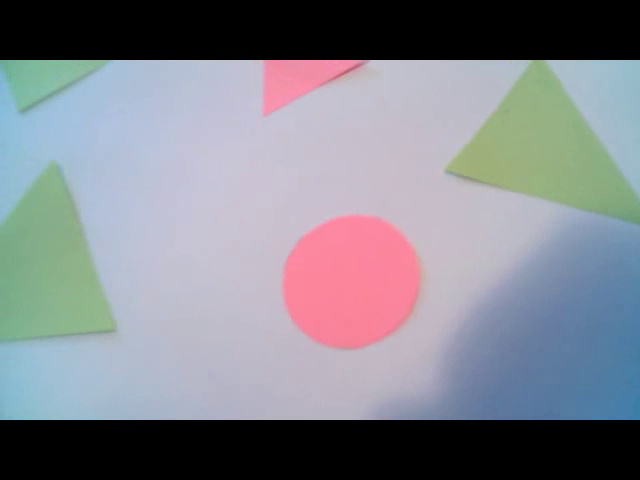
#> input picture frame 57 of week_1/input_video.avi, 640 x 480 px
$ python main.py
#> lines starting #> are read from the running program, lines starting #| are printed output that depends on the picture; after the words box and inside, x2 and y2 are one past the last pixel; in counts of white or black regions, pixels touching at a corner belong together
import cv2
import numpy as np


def main():

    input_video = 'input_video.avi'
    cap = cv2.VideoCapture(input_video)

    frame_count = 0
    ret, frame = cap.read()  # ret - bool==True, while frame is correct
#> frame is the input picture: shape (480, 640, 3); mean B, G, R 139.4, 131.2, 129.1
    key = None

    # Variables for text

    font = cv2.FONT_HERSHEY_SIMPLEX
    font_size = 0.4
    color_black = (0, 0, 0)

    # Variables for output video

    frame_shape = frame.shape
#> frame_shape = (480, 640, 3)
    frame_height = frame_shape[0]
#> frame_height = 480
    frame_width = frame_shape[1]
#> frame_width = 640

    fourcc = cv2.VideoWriter_fourcc(*'MJPG')

    output_video = cv2.VideoWriter('output_video.avi', fourcc, 20.0, (frame_width * 2, frame_height), 0)

    while ret:

        # different color models

        hsv = cv2.cvtColor(frame, cv2.COLOR_BGR2HSV)
#> hsv: shape (480, 640, 3); mean H, S, V 87.9, 42.6, 148.7
        luv = cv2.cvtColor(frame, cv2.COLOR_BGR2LUV)
#> luv: shape (480, 640, 3); mean of channels 0, 1, 2 137.1, 96.1, 129.8

        gray_frame = cv2.cvtColor(frame, cv2.COLOR_BGR2GRAY)
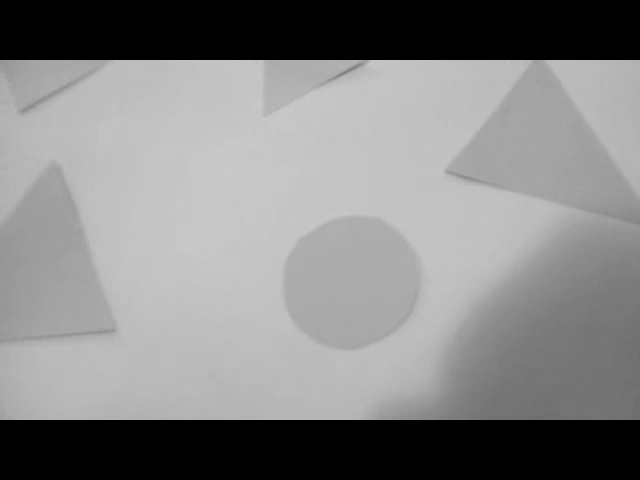
#> gray_frame: shape (480, 640); min 0, max 202, mean 131.5

        # mask for pink objects

        l_p = np.array([125, 60, 153])
        u_p = np.array([220, 210, 255])

        # mask for green objects

        l_g = np.array([(31, 32, 22)])
        u_g = np.array([65, 255, 255])

        # mask for yellow objects

        l_y = np.array([20, 45, 90])
        u_y = np.array([84, 255, 255])

        # mask for black objects

        l_b = np.array([5,5,5])
        u_b = np.array([180,255,45])

        # filters for masks

        mask_p_hsv = cv2.inRange(hsv, l_p, u_p)
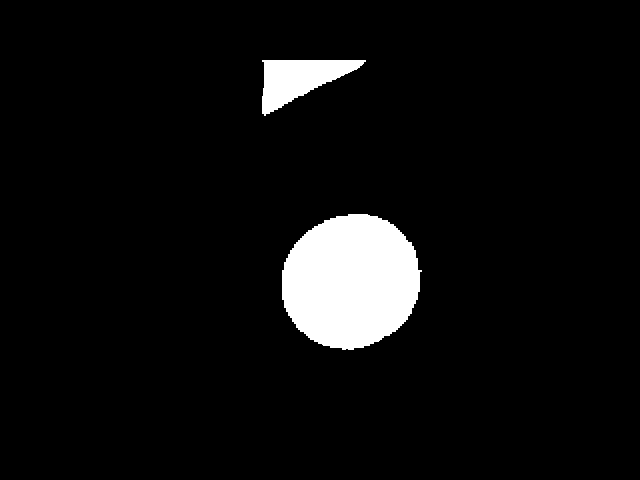
#> mask_p_hsv: shape (480, 640); 5.8% white; 2 white regions, box (x1, y1, x2, y2) and area: (282, 214, 422, 350) 14732, (262, 60, 366, 116) 3050
        mask_g_hsv = cv2.inRange(hsv, l_g, u_g)
#> mask_g_hsv: shape (480, 640); 7.8% white; 4 white regions (1 under 20 px), largest, box (x1, y1, x2, y2) and area: (446, 60, 640, 218) 14821, (16, 168, 114, 334) 9036, (26, 292, 28, 304) 24
        mask_y_hsv = cv2.inRange(hsv, l_y, u_y)
#> mask_y_hsv: shape (480, 640); 10.1% white; 3 white regions, box (x1, y1, x2, y2) and area: (448, 60, 640, 224) 14706, (0, 160, 112, 340) 13396, (0, 60, 106, 112) 2916
        mask_b_hsv = cv2.inRange(hsv, l_b, u_b)
#> mask_b_hsv: shape (480, 640); 0.05% white in thin lines or dots, all inside (x1, y1, x2, y2) = (29, 52, 524, 422)

        mask_p_hsv_blur = cv2.medianBlur(mask_p_hsv, 3)
#> mask_p_hsv_blur: shape (480, 640); 5.8% white; 2 white regions, box (x1, y1, x2, y2) and area: (282, 214, 421, 350) 14728, (262, 60, 365, 115) 3047
        mask_g_hsv_erode = cv2.erode(mask_g_hsv, kernel=np.ones((3,3), dtype=np.uint8))
#> mask_g_hsv_erode: shape (480, 640); 7.3% white; 2 white regions, box (x1, y1, x2, y2) and area: (447, 61, 640, 215) 14115, (17, 171, 113, 333) 8304
        mask_g_hsv_blur = cv2.medianBlur(mask_g_hsv_erode, 3)
#> mask_g_hsv_blur: shape (480, 640); 7.3% white; 2 white regions, box (x1, y1, x2, y2) and area: (448, 61, 640, 214) 14113, (17, 172, 113, 333) 8300
        mask_b_hsv_blur = cv2.medianBlur(mask_b_hsv, 3)
#> mask_b_hsv_blur: shape (480, 640); 0.03% white in thin lines or dots, all inside (x1, y1, x2, y2) = (97, 52, 479, 422)
        mask_y_hsv_blur = cv2.medianBlur(mask_y_hsv, 3)
#> mask_y_hsv_blur: shape (480, 640); 10.1% white; 3 white regions, box (x1, y1, x2, y2) and area: (448, 60, 640, 224) 14705, (0, 161, 112, 340) 13395, (0, 60, 106, 111) 2914

        # another mask for box

        gray_frame_blur = cv2.GaussianBlur(gray_frame, (7, 7), 1)
        mask_box = cv2.adaptiveThreshold(gray_frame_blur, 255, cv2.ADAPTIVE_THRESH_GAUSSIAN_C, cv2.THRESH_BINARY, 13, 2)
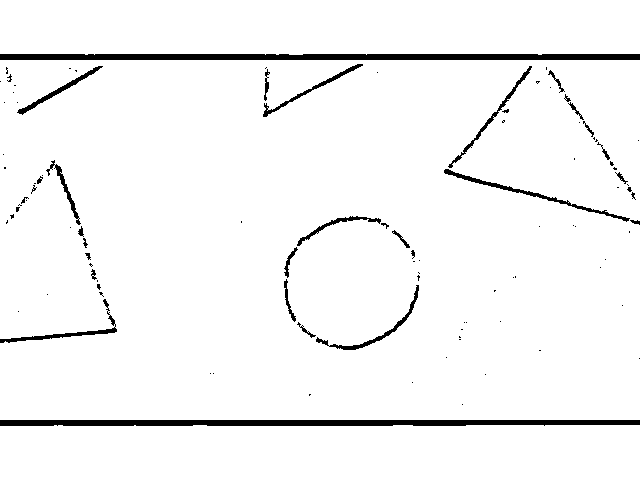
#> mask_box: shape (480, 640); 96% white; 104 black regions (74 under 20 px), largest, box (x1, y1, x2, y2) and area: (0, 54, 640, 60) 3813, (0, 420, 640, 426) 3623, (444, 169, 630, 222) 673
        mask_box_grad = cv2.morphologyEx(mask_box, cv2.MORPH_GRADIENT, kernel=np.ones((7, 7), np.uint8))
#> mask_box_grad: shape (480, 640); 11.3% white; 34 white regions, largest, box (x1, y1, x2, y2) and area: (0, 51, 640, 228) 14776, (0, 417, 640, 429) 7494, (281, 213, 423, 353) 4507
        mask_box_blur = cv2.medianBlur(mask_box_grad, 7)
#> mask_box_blur: shape (480, 640); 11.2% white; 30 white regions (1 under 20 px)

        all_masks = mask_p_hsv_blur + mask_g_hsv_blur + mask_b_hsv_blur + mask_y_hsv_blur + mask_box_blur
        masks_without_box = mask_p_hsv_blur + mask_g_hsv_blur + mask_b_hsv_blur + mask_y_hsv_blur

        final_mask = cv2.erode(all_masks, kernel=np.ones((7, 7), np.uint8))
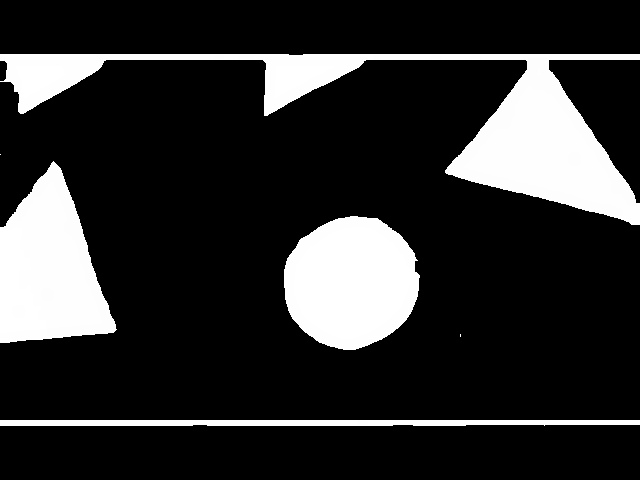
#> final_mask: shape (480, 640); min 0, max 255, mean 46.8
        final_mask = cv2.medianBlur(final_mask, 5)  # a lot of noise

        final_mask_without_box = cv2.medianBlur(masks_without_box, 7)  # more clear

        # determine the shape of the object

        contours, _ = cv2.findContours(final_mask_without_box, cv2.RETR_TREE, cv2.CHAIN_APPROX_SIMPLE)
#> contours = 5 contours; box (x1, y1, x2, y2) and area: (448, 60, 640, 224) 14524, (282, 214, 420, 350) 14512, (0, 162, 113, 340) 13228, (262, 60, 364, 114) 2901, (0, 60, 104, 110) 2784

        for contour in contours:
            if cv2.arcLength(contour, closed=True) < 130:  # if perimeter > 130 => skip object
                continue

            perimeter = cv2.arcLength(contour, closed=True)  # perimeter of contour

            approx = cv2.approxPolyDP(contour, 0.03 * perimeter,  True)  # second parameter in range 0.01 - 0.05

            # cv2.drawContours(final_mask, [approx], -1, color_black, 1)

            M = cv2.moments(contour)

            c_x = int(M["m10"] / M["m00"] // 1.05)  # slightly left of the center
            c_y = int(M["m01"] / M["m00"])

            if len(approx) == 3:
                cv2.putText(final_mask_without_box, 'Triangle', (c_x, c_y), font, font_size, color_black)

            elif len(approx) == 4:

                x1, y1, w, h = cv2.boundingRect(approx)  # get x and y, width and height
                aspect_ratio = float(w) / h

                if 0.9 <= aspect_ratio <= 1.1:
                    cv2.putText(final_mask_without_box, 'Square', (c_x, c_y), font, font_size, color_black)
                else:
                    cv2.putText(final_mask_without_box, 'Rectangle', (c_x, c_y), font, font_size, color_black)

            elif len(approx) > 7:

                cv2.putText(final_mask_without_box, 'Circle', (c_x, c_y), font, font_size, color_black)
#> this loop made 5 passes
#> (perimeter, approx, c_x, c_y, x1, y1, w, h) on pass 2: (509.1, [[54, 162], [0, 223], [0, 339], [112, 325]], 44, 267, 0, 162, 113, 178)
#> (perimeter, approx, c_x, c_y) on passes 3 to 5: (570.3, [[448, 166], [639, 223], [541, 60]], 519, 150), (274, [[262, 111], [363, 63], [266, 60]], 284, 78), (265.9, [[0, 60], [19, 109], [103, 64]], 41, 77)
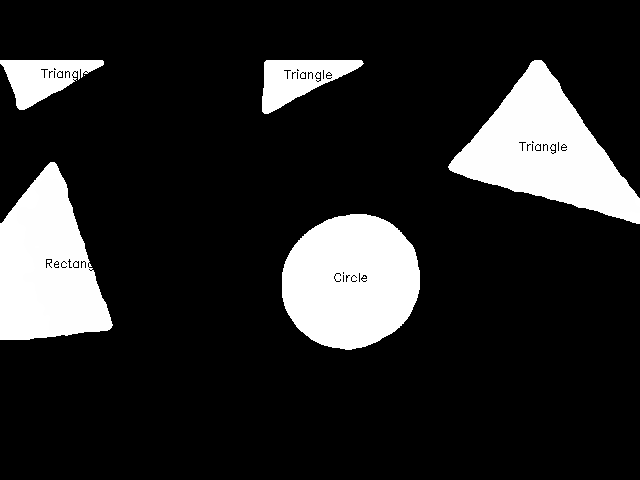
#> final_mask_without_box: shape (480, 640); min 0, max 255, mean 40

        # Display 2 final results

        stack = np.concatenate((final_mask_without_box, final_mask), axis=1)
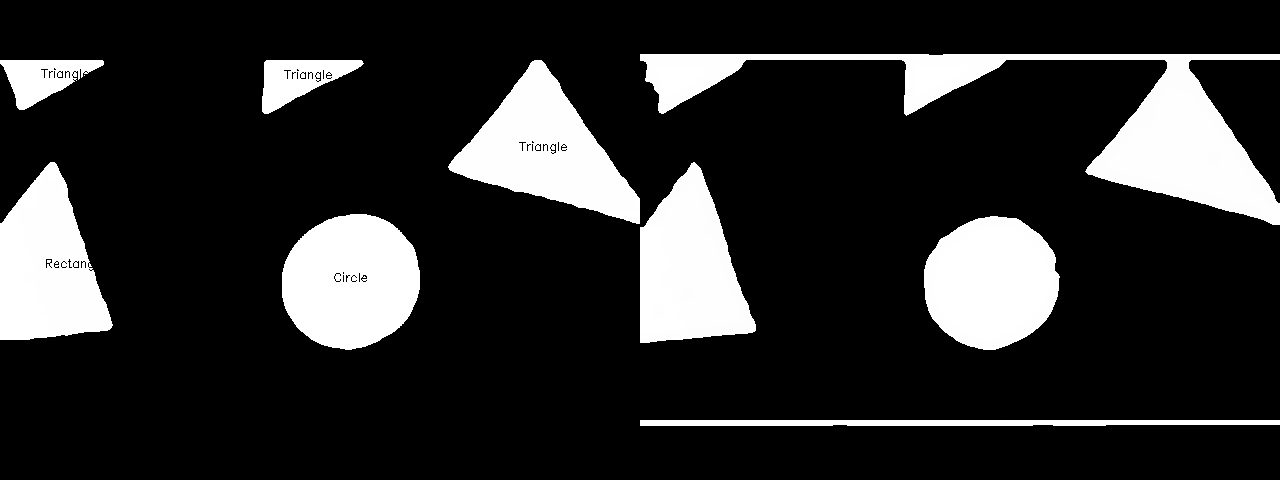
#> stack: shape (480, 1280); min 0, max 255, mean 43.4
        cv2.imshow('final', stack)

        # Save frame

        output_video.write(stack)

        # Pause on pressing of space.

        if key == ord(' '):
            wait_period = 0
        else:
            wait_period = 30

        # drawing, waiting, getting key, reading another frame

        key = cv2.waitKey(wait_period)
#> (key Esc is pressed here)
        ret, frame = cap.read()
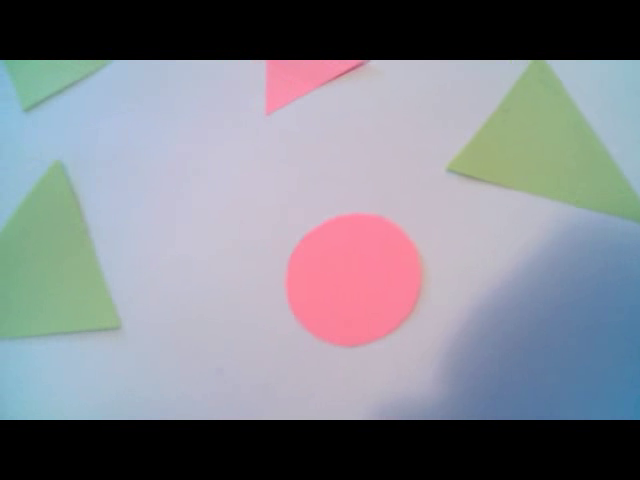
#> input picture frame 58 of week_1/input_video.avi, 640 x 480 px
#> frame is the input picture: shape (480, 640, 3); mean B, G, R 139.5, 131.3, 129.2
        frame_count += 1

    cap.release()
    output_video.release()


if __name__ == '__main__':
    main()

$ run again, starting later in the video
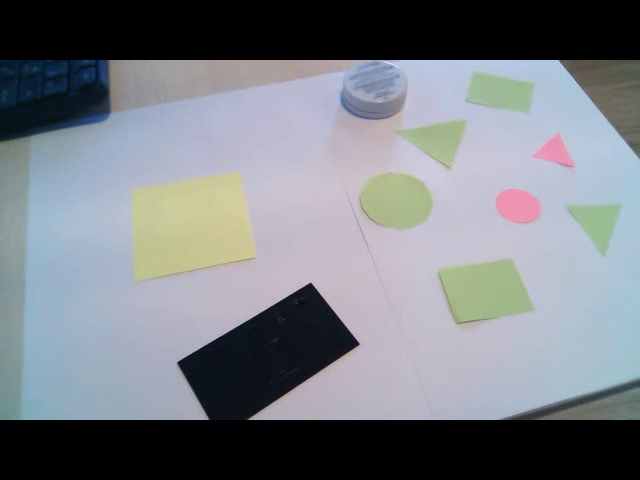
#> input picture frame 256 of week_1/input_video.avi, 640 x 480 px
#> in main, frame is the input picture: shape (480, 640, 3); mean B, G, R 130.7, 124.7, 120.3
#> hsv: shape (480, 640, 3); mean H, S, V 80.8, 38.2, 134.9
#> luv: shape (480, 640, 3); mean of channels 0, 1, 2 128.5, 94.6, 131.1
#> mask_p_hsv: shape (480, 640); 0.58% white; 2 white regions, box (x1, y1, x2, y2) and area: (496, 188, 540, 222) 1156, (534, 136, 574, 166) 611
#> mask_g_hsv: shape (480, 640); 5.5% white; 22 white regions (12 under 20 px), largest, box (x1, y1, x2, y2) and area: (440, 260, 532, 324) 4342, (132, 182, 184, 280) 4176, (360, 174, 432, 228) 3146
#> mask_y_hsv: shape (480, 640); 6.9% white; 42 white regions (33 under 20 px), largest, box (x1, y1, x2, y2) and area: (134, 174, 256, 280) 10099, (440, 260, 532, 324) 4112, (362, 174, 432, 228) 2982
#> mask_b_hsv: shape (480, 640); 5.4% white; 53 white regions (46 under 20 px), largest, box (x1, y1, x2, y2) and area: (178, 283, 359, 422) 12771, (0, 68, 107, 141) 3174, (0, 70, 44, 86) 228
#> mask_p_hsv_blur: shape (480, 640); 0.57% white; 2 white regions, box (x1, y1, x2, y2) and area: (496, 188, 540, 222) 1152, (535, 136, 573, 166) 606
#> mask_g_hsv_erode: shape (480, 640); 4.9% white; 11 white regions (2 under 20 px), largest, box (x1, y1, x2, y2) and area: (441, 261, 531, 323) 4031, (133, 183, 183, 279) 3828, (361, 175, 431, 227) 2898
#> mask_g_hsv_blur: shape (480, 640); 4.9% white; 10 white regions (1 under 20 px), largest, box (x1, y1, x2, y2) and area: (441, 261, 531, 323) 4027, (133, 183, 183, 279) 3828, (361, 175, 431, 227) 2894
#> mask_b_hsv_blur: shape (480, 640); 5.3% white; 19 white regions (13 under 20 px), largest, box (x1, y1, x2, y2) and area: (178, 284, 359, 422) 12779, (0, 69, 107, 141) 3166, (0, 73, 39, 86) 213, (42, 77, 58, 82) 44, (0, 62, 9, 68) 35, (19, 60, 30, 66) 29
#> mask_y_hsv_blur: shape (480, 640); 6.8% white; 25 white regions (17 under 20 px), largest, box (x1, y1, x2, y2) and area: (134, 174, 255, 280) 10096, (440, 260, 532, 324) 4108, (362, 174, 432, 228) 2981
#> mask_box: shape (480, 640); 92.9% white; 175 black regions (130 under 20 px), largest, box (x1, y1, x2, y2) and area: (0, 283, 640, 426) 6114, (0, 54, 640, 61) 3555, (0, 63, 111, 142) 1190
#> mask_box_grad: shape (480, 640); 20% white; 33 white regions, largest, box (x1, y1, x2, y2) and area: (0, 51, 640, 173) 26292, (0, 280, 640, 429) 16881, (339, 169, 435, 314) 3576
#> mask_box_blur: shape (480, 640); 20.2% white; 25 white regions
#> contours = 17 contours, 4 with area under 20; largest, box (x1, y1, x2, y2) and area: (179, 285, 357, 421) 12572, (133, 174, 254, 280) 9925, (440, 260, 531, 324) 4014, (0, 81, 107, 141) 2978, (361, 174, 432, 228) 2908
#> the loop in main, `for contour in contours:` made 17 passes
#> (perimeter, approx, c_x, c_y, x1, y1, w, h) on passes 2, 3, 6, 10: (265, [[508, 260], [440, 273], [458, 322], [530, 307]], 461, 290, 440, 260, 91, 63), (144.5, [[575, 207], [573, 212], [603, 248], [617, 208]], 568, 221, 573, 207, 45, 42), (411.3, [[235, 174], [133, 193], [137, 278], [253, 255]], 181, 226, 133, 174, 121, 105), (164.1, [[475, 77], [474, 99], [527, 106], [527, 83]], 476, 91, 474, 77, 54, 30)
#> after the loop in main, `for contour in contours:`:
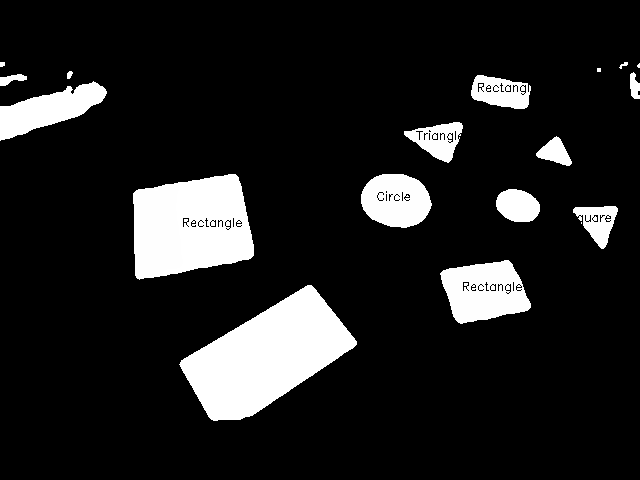
#> final_mask_without_box: shape (480, 640); min 0, max 255, mean 32
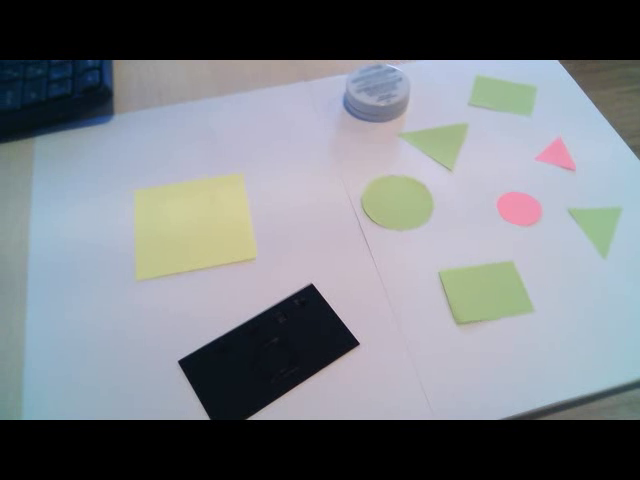
#> input picture frame 257 of week_1/input_video.avi, 640 x 480 px
#> in main, frame is the input picture: shape (480, 640, 3); mean B, G, R 130.3, 124.5, 119.9

$ run again, starting later in the video
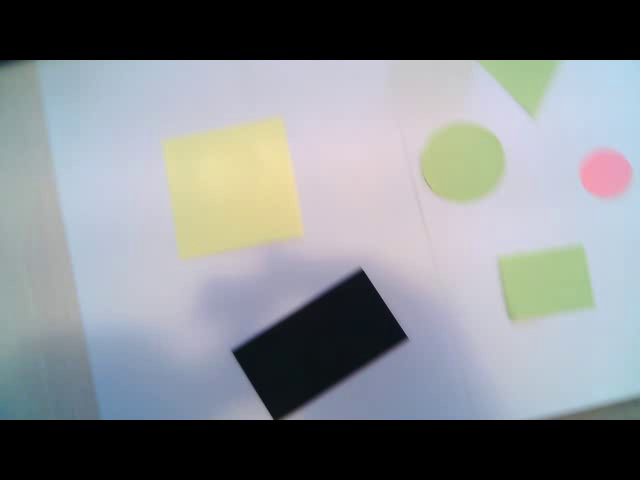
#> input picture frame 456 of week_1/input_video.avi, 640 x 480 px
#> in main, frame is the input picture: shape (480, 640, 3); mean B, G, R 138.3, 134.5, 130.3
#> hsv: shape (480, 640, 3); mean H, S, V 80.2, 35.6, 144.4
#> luv: shape (480, 640, 3); mean of channels 0, 1, 2 137.9, 94.7, 132.5
#> mask_p_hsv: shape (480, 640); 0.55% white; 1 white region, box (x1, y1, x2, y2) and area: (580, 152, 630, 196) 1683
#> mask_g_hsv: shape (480, 640); 4.3% white; 13 white regions (6 under 20 px), largest, box (x1, y1, x2, y2) and area: (500, 246, 594, 320) 5462, (422, 124, 504, 202) 5142, (480, 60, 560, 114) 2300
#> mask_y_hsv: shape (480, 640); 8.8% white; 10 white regions (3 under 20 px), largest, box (x1, y1, x2, y2) and area: (166, 120, 302, 258) 14622, (500, 248, 592, 318) 5101, (422, 124, 504, 202) 4917
#> mask_b_hsv: shape (480, 640); 4% white; 17 white regions (13 under 20 px), largest, box (x1, y1, x2, y2) and area: (234, 272, 406, 416) 12247, (320, 58, 336, 60) 32, (240, 58, 256, 60) 24, (240, 420, 256, 422) 24
#> mask_p_hsv_blur: shape (480, 640); 0.55% white; 1 white region, box (x1, y1, x2, y2) and area: (581, 152, 630, 196) 1679
#> mask_g_hsv_erode: shape (480, 640); 3.9% white; 6 white regions (2 under 20 px), largest, box (x1, y1, x2, y2) and area: (501, 247, 593, 319) 5130, (423, 125, 503, 201) 4826, (481, 61, 559, 113) 2036, (167, 139, 175, 143) 20
#> mask_g_hsv_blur: shape (480, 640); 3.9% white; 5 white regions (2 under 20 px), largest, box (x1, y1, x2, y2) and area: (501, 248, 593, 319) 5126, (423, 125, 503, 201) 4822, (482, 61, 558, 112) 2030
#> mask_b_hsv_blur: shape (480, 640); 4% white; 8 white regions (6 under 20 px), largest, box (x1, y1, x2, y2) and area: (234, 272, 406, 416) 12245, (321, 58, 335, 60) 28
#> mask_y_hsv_blur: shape (480, 640); 8.8% white; 7 white regions, largest, box (x1, y1, x2, y2) and area: (166, 119, 302, 258) 14620, (500, 248, 592, 318) 5097, (422, 124, 504, 202) 4912
#> mask_box: shape (480, 640); 95.6% white; 191 black regions (171 under 20 px), largest, box (x1, y1, x2, y2) and area: (0, 267, 640, 426) 6580, (0, 54, 640, 61) 3810, (568, 397, 640, 416) 390
#> mask_box_grad: shape (480, 640); 13% white; 92 white regions, largest, box (x1, y1, x2, y2) and area: (0, 171, 640, 429) 17571, (0, 51, 640, 130) 8752, (407, 122, 507, 243) 3165
#> mask_box_blur: shape (480, 640); 12.6% white; 72 white regions (1 under 20 px)
#> contours = 8 contours, 1 with area under 20; largest, box (x1, y1, x2, y2) and area: (166, 120, 302, 258) 14376, (235, 273, 404, 416) 12034, (500, 248, 592, 319) 5054, (422, 124, 504, 201) 4842, (482, 60, 556, 112) 2050, (582, 152, 630, 196) 1594, (632, 402, 640, 418) 74
#> the loop in main, `for contour in contours:` made 8 passes
#> (perimeter, approx, c_x, c_y, x1, y1, w, h) on passes 2, 3, 6: (481.8, [[363, 273], [236, 352], [273, 415], [403, 337]], 303, 345, 236, 273, 168, 143), (292.1, [[582, 250], [502, 258], [510, 315], [588, 306]], 519, 282, 502, 250, 87, 66), (493, [[279, 120], [166, 144], [182, 256], [300, 234]], 221, 189, 166, 120, 135, 137)
#> after the loop in main, `for contour in contours:`:
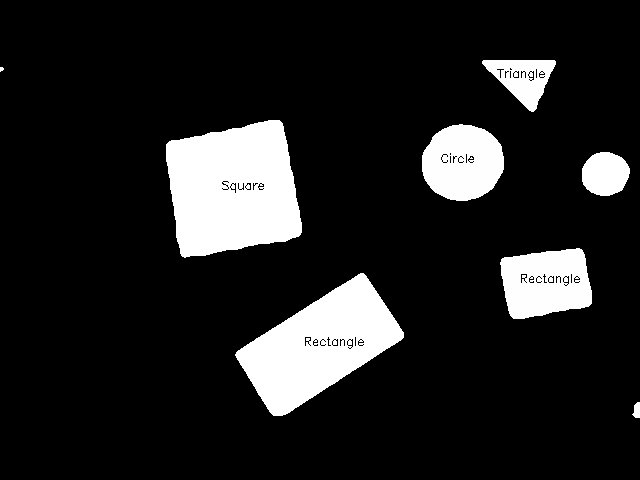
#> final_mask_without_box: shape (480, 640); min 0, max 255, mean 33.4
#> in main, `stack = np.concatenate((final_mask_without_box, final_mask), axis=1)`:
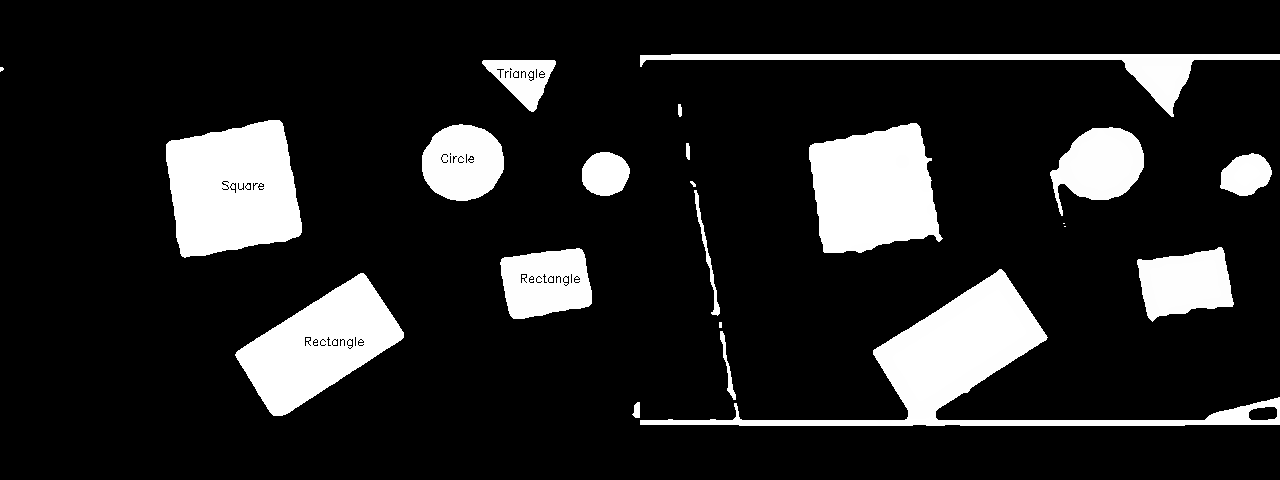
#> stack: shape (480, 1280); min 0, max 255, mean 37.1
